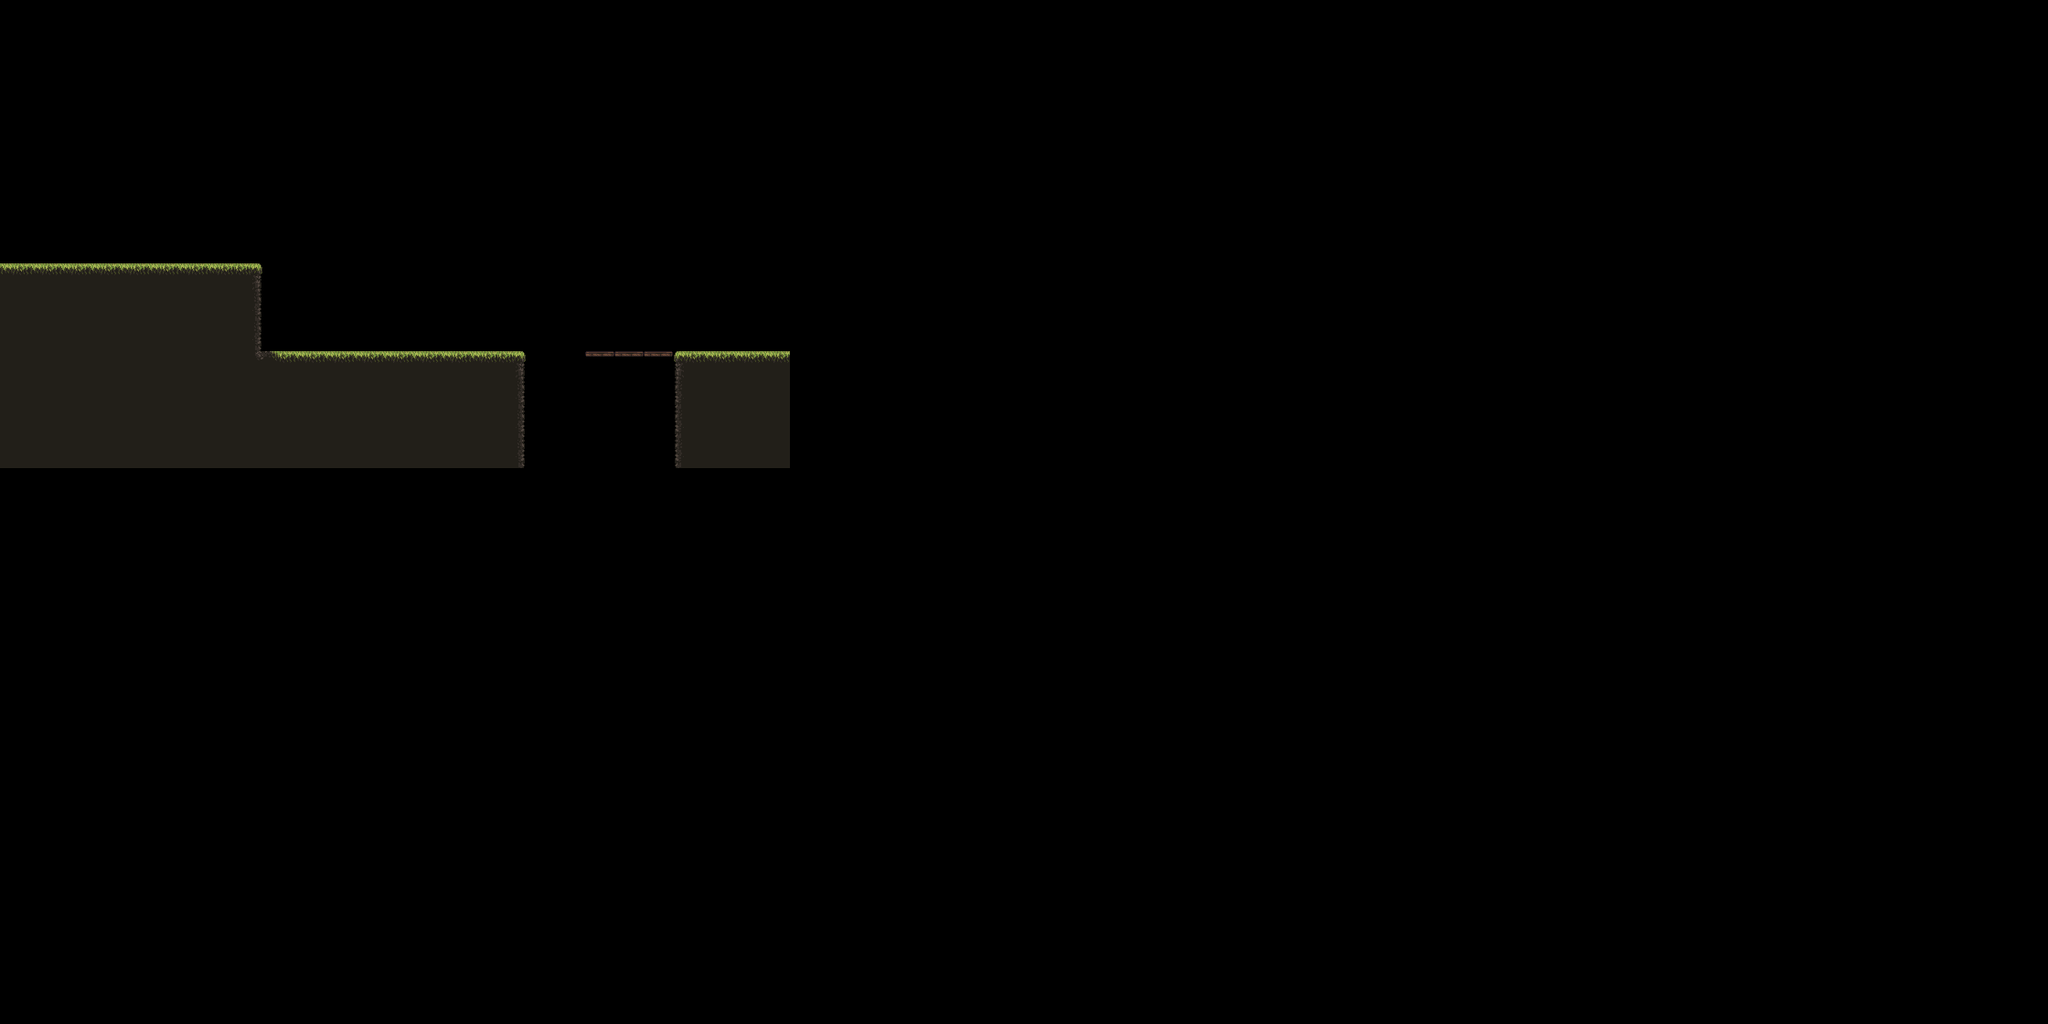

The image is a tile-based game level rendered from a .tmx file. Its description and source (layers, tilesets, objects; grid data summarised) follow:
An orthogonal 70x35 tile map with 32x32 px tiles, 3 tile layers (CollisionGroundWalls, SmallPlatforms, Background).

<map version="1.10" tiledversion="1.10.2" orientation="orthogonal" renderorder="right-down" width="70" height="35" tilewidth="32" tileheight="32" infinite="0" nextlayerid="4" nextobjectid="1">
 <tileset firstgid="1" source="../assets/Gandalf_Tileset.tsx" />
 <layer id="1" name="CollisionGroundWalls" width="70" height="35">
  <data>[2450 cells, 27 non-empty, 6 distinct tile ids]</data>
 </layer>
 <layer id="2" name="SmallPlatforms" width="70" height="35">
  <data>[2450 cells, 8 non-empty, 4 distinct tile ids]</data>
 </layer>
 <layer id="3" name="Background" width="70" height="35">
  <data>[2450 cells, 84 non-empty, 1 distinct tile ids]</data>
 </layer>
</map>
